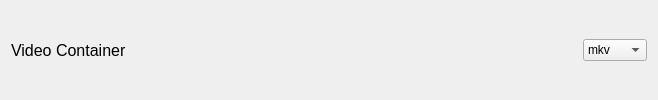
                                      <widget class="QWidget" name="widget_27" native="true">
                                       <layout class="QHBoxLayout" name="horizontalLayout_44">
                                        <item>
                                         <widget class="QLabel" name="label_49">
                                          <property name="font">
                                           <font>
                                            <pointsize>12</pointsize>
                                           </font>
                                          </property>
                                          <property name="text">
                                           <string>Video Container</string>
                                          </property>
                                         </widget>
                                        </item>
                                        <item>
                                         <spacer name="horizontalSpacer_19">
                                          <property name="orientation">
                                           <enum>Qt::Orientation::Horizontal</enum>
                                          </property>
                                          <property name="sizeHint" stdset="0">
                                           <size>
                                            <width>437</width>
                                            <height>20</height>
                                           </size>
                                          </property>
                                         </spacer>
                                        </item>
                                        <item>
                                         <widget class="QLabel" name="label_50">
                                          <property name="maximumSize">
                                           <size>
                                            <width>25</width>
                                            <height>25</height>
                                           </size>
                                          </property>
                                          <property name="toolTip">
                                           <string>&lt;html&gt;&lt;head/&gt;&lt;body&gt;&lt;p&gt;&lt;span style=&quot; font-weight:700;&quot;&gt;Video Container&lt;/span&gt;&lt;/p&gt;&lt;p&gt;- Changes the video container in the default output file generated container.&lt;/p&gt;&lt;p&gt;- &lt;span style=&quot; font-weight:700;&quot;&gt;mkv &lt;/span&gt;is &lt;span style=&quot; font-weight:700;&quot;&gt;recomended&lt;/span&gt; due to its extensive support for different formats.&lt;/p&gt;&lt;p&gt;&lt;span style=&quot; font-weight:700;&quot;&gt;WARNING: Changing this &lt;/span&gt;&lt;span style=&quot; font-weight:700; text-decoration: underline;&quot;&gt;MAY&lt;/span&gt;&lt;span style=&quot; font-weight:700;&quot;&gt; break encoder compadibility. &lt;/span&gt;&lt;/p&gt;&lt;p&gt;&lt;span style=&quot; font-weight:700;&quot;&gt;Please look at the audio and video encoder tooltips for compadibility.&lt;/span&gt;&lt;/p&gt;&lt;/body&gt;&lt;/html&gt;</string>
                                          </property>
                                          <property name="text">
                                           <string/>
                                          </property>
                                          <property name="pixmap">
                                           <pixmap resource="resources.qrc">:/icons/icons/info.svg</pixmap>
                                          </property>
                                          <property name="scaledContents">
                                           <bool>true</bool>
                                          </property>
                                         </widget>
                                        </item>
                                        <item>
                                         <widget class="QComboBox" name="video_container">
                                          <item>
                                           <property name="text">
                                            <string>mkv</string>
                                           </property>
                                          </item>
                                          <item>
                                           <property name="text">
                                            <string>mp4</string>
                                           </property>
                                          </item>
                                          <item>
                                           <property name="text">
                                            <string>mov</string>
                                           </property>
                                          </item>
                                          <item>
                                           <property name="text">
                                            <string>webm</string>
                                           </property>
                                          </item>
                                          <item>
                                           <property name="text">
                                            <string>avi</string>
                                           </property>
                                          </item>
                                          <item>
                                           <property name="text">
                                            <string>png</string>
                                           </property>
                                          </item>
                                         </widget>
                                        </item>
                                       </layout>
                                      </widget>
